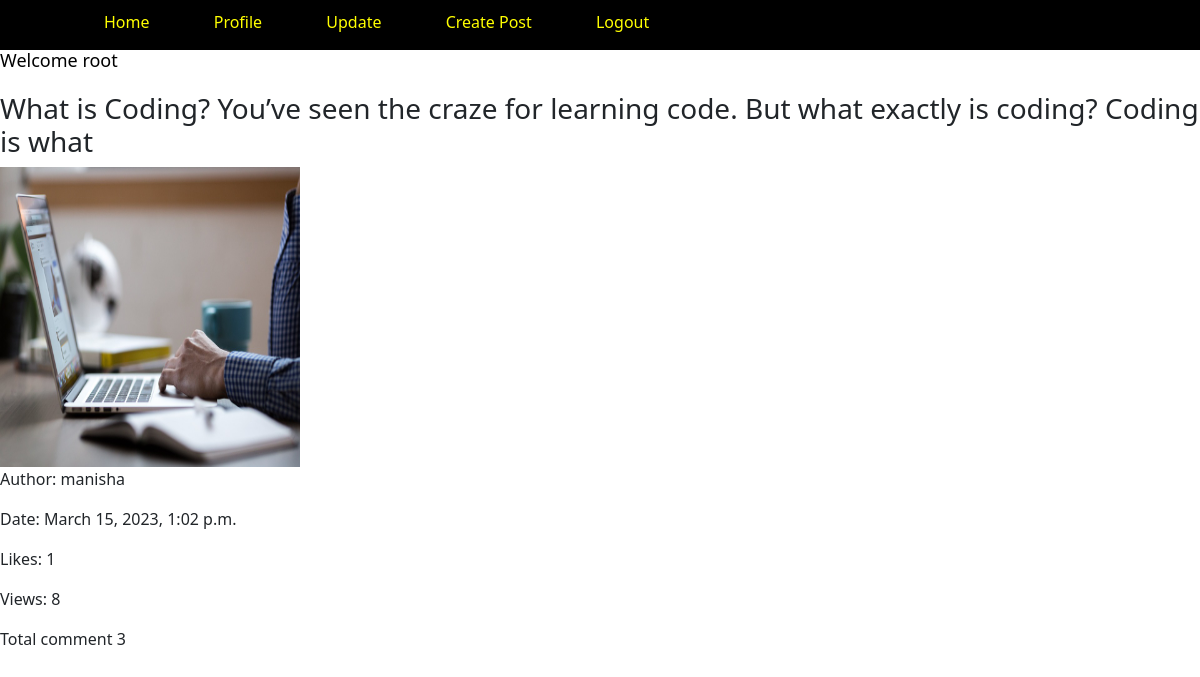
Screenshot of /1/view/ (signed in) with the database file from the repository.
### myapp/models.py (models this page shows, shortened)
class Post(models.Model):
    title = models.CharField(max_length=100)
    image = models.ImageField(upload_to='post_pics')
    author = models.ForeignKey(Profile, on_delete=models.CASCADE)
    content = models.TextField()
    created_at = models.DateTimeField()
    likes = models.ManyToManyField(User, related_name='liked_posts',blank=True )
    views = models.PositiveIntegerField(default=0)
    def __str__(self):
        return self.title

class Profile(models.Model):
    user = models.OneToOneField(User, on_delete=models.CASCADE)
    first_name = models.CharField(max_length=50,default=None,null=True,blank=True)
    last_name = models.CharField(max_length=50,default=None,null=True,blank=True)
    place = models.CharField(max_length=100)
    zipcode = models.CharField(max_length=10)
    dob = models.DateField()
    picture = models.ImageField(upload_to='profile_images')
    def __str__(self):
        return self.user.username

class Comment(models.Model):
    post = models.ForeignKey(Post, on_delete=models.CASCADE, related_name='comments')
    author = models.ForeignKey(User, on_delete=models.CASCADE)
    comment_name=models.CharField(max_length=500)
    comment_body = models.TextField()
    created_date = models.DateTimeField(default=now)
    active = models.BooleanField(default= True)
    likes = models.ManyToManyField(User, related_name='LikeComment',blank=True)
    class Meta:
        ordering=['-created_date']

### myapp/views.py (the view)
# urls.py: path('<int:id>/view/', views.post_view, name='post_view'),
@login_required
def post_view(request, id):
    post = get_object_or_404(Post, id=id)
    print(post,"&&&&&&&&&&&&&&&&&&&&&&")
    post.views += 1
    post.save()
    comment_form = CommentForm()
    form = ReplyForm()
    return render(request, 'post_view.html', {'post': post,'comment_form':comment_form ,'form':form})

### myapp/templates/post_view.html (shortened to what this page needs)
{% extends 'base.html' %}
{% block content %}
<div class="post">
    <h3>{{ post.title }}</h3>
    <img src="{{post.image.url}}" alt="image" />
    <p>Author: {{ post.author }}</p>
    <p>Date: {{ post.created_at }}</p>
    <p>Likes: {{ post.likes.count }}</p>
    <p>Views: {{ post.views}}</p>
    <p>Total comment {{ post.comments.all|length }}</p>
</div>
{% endblock content %}

### myapp/templates/base.html (shortened to what this page needs)
<!DOCTYPE html>
{% load static  %}
<html>
<head>
  <link rel="stylesheet" href="{% static 'css/all.min.css' %}">
  <link rel="stylesheet" href="{% static 'css/bootstrap.css' %}" />
</head>
<body  style=background-color:white>
  <nav>
  <div class='container'>
    {% if user.is_authenticated %}
    <ul>
      <li><a href="{% url 'home' %}">Home</a></li>
      <li><a href="{% url 'profile' %}">Profile</a></li>
      <li><a href="{% url 'update' %}">Update</a></li>
      <li><a href="{% url 'create_post' %}">Create Post</a></li>
      <li><a href="{% url 'logout' %}">Logout</a></li>
    </ul>
    {% else %}
    <ul>
    {% comment %} <li><a href="{% url 'home' %}">Home</a></li> {% endcomment %}
    <li><a href="{% url 'login' %}">Login</a></li>
    <li><a href="{% url 'register' %}">Sing Up</a></li>
  </ul>
    {% endif %}
  </div>
  </nav>
  {% if user.is_authenticated %}
  <h2 style=color:black>Welcome {{user.username}}</h2>
  {% endif %}
  {% block content %}
  {% endblock %}
</body>
</html>

### myapp/templates/base.html (style rules this page uses)
nav { background-color: black; width: 100%; height: 50px; display: flex; align-items: center; justify-content: space-between; padding: 20px 0; position: relative; z-index: 2; }
nav ul li { padding-top: 10px; display: inline-block; list-style: none; margin: 10px 30px; }
nav ul li a { text-decoration: none; color:yellow; }
img { height: 300px; width: 300px; }
nav div ul li a { text-decoration: none; color: yellow; }
h2 { font-size: 18px; margin-bottom: 20px; text-color: brown; }

### rows the page displays
Post: title "What is Coding? You’ve seen the craze for learning code. But what exactly is coding? Coding is what", image (picture), author "manisha", created_at "March 15, 2023, 1:02 p.m.", likes.count "1", views "8", comments.all|length "3"

### other values shown
{{ user.username }} "root"
